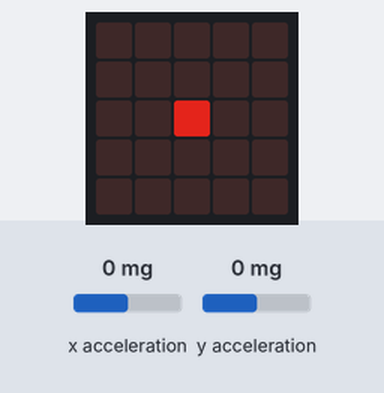
Bench run of a program on a simulated BBC micro:bit running MicroPython. Parts: the board's 5×5 LED display. The test bench sets the inputs (shaded band); at power-on: x acceleration 0 mg, y acceleration 0 mg. Dim RGB values are drawn brighter than linear.

Above: at 1.2 s.
1.3 s: x acceleration set to -24 mg
2.9 s: x acceleration set to -28 mg
At 3.11 s:
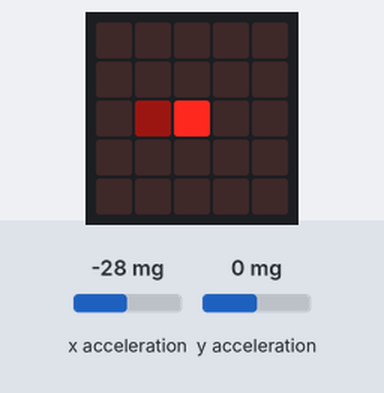
At 5.0 s:
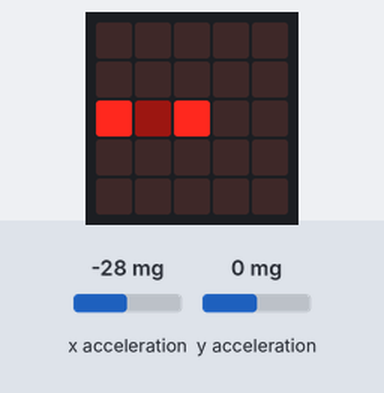
5.1 s: y acceleration set to -24 mg
6.6 s: y acceleration set to -27 mg
At 8.6 s:
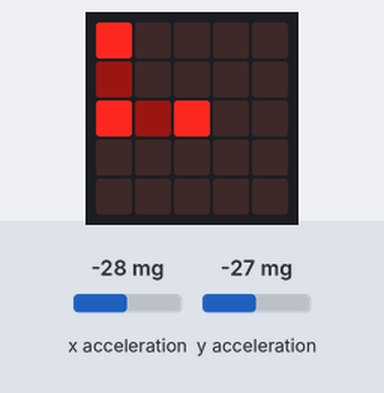
8.7 s: x acceleration set to 23 mg
10.2 s: x acceleration set to 28 mg
At 13.1 s:
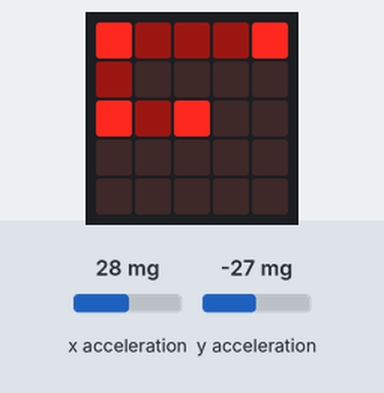
Timing chart, 0 to 13.3 s (numbered marks = the images above; inputs shaded):
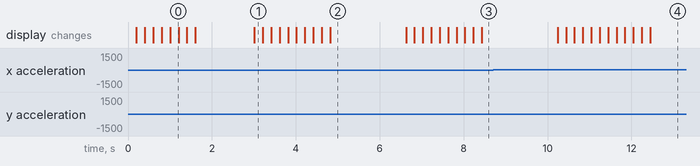

The program:

draw.py
```python
from microbit import *


def brighten(x, y):
    if(display.get_pixel(x, y) < 9):
        display.set_pixel(x, y, display.get_pixel(x, y) + 1)


x = 2
y = 2
while True:
    brighten(x, y)
    sleep(200)

    if accelerometer.get_x() > 25 and x < 4:
        x += 1
    elif accelerometer.get_x() < -25 and x > 0:
        x -= 1

    if accelerometer.get_y() > 25 and y < 4:
        y += 1
    elif accelerometer.get_y() < -25 and y > 0:
        y -= 1
```

Measured:
- the behaviour switches between -25 and -26 mg on x acceleration (found by bisection; images 0 and 1)
- the behaviour switches between -25 and -26 mg on y acceleration (found by bisection; images 2 and 3)
- the behaviour switches between 25 and 26 mg on x acceleration (found by bisection; images 3 and 4)
- after the input at 2.9 s, the display: changes after 0.11 s (image 1)
- after the input at 5.1 s, every drawn part: stays the same
- after the input at 6.6 s, the display: first changes at once (image 3 shows a later state)
- after the input at 8.7 s, every drawn part: stays the same
- after the input at 10.2 s, the display: first changes at once (image 4 shows a later state)
